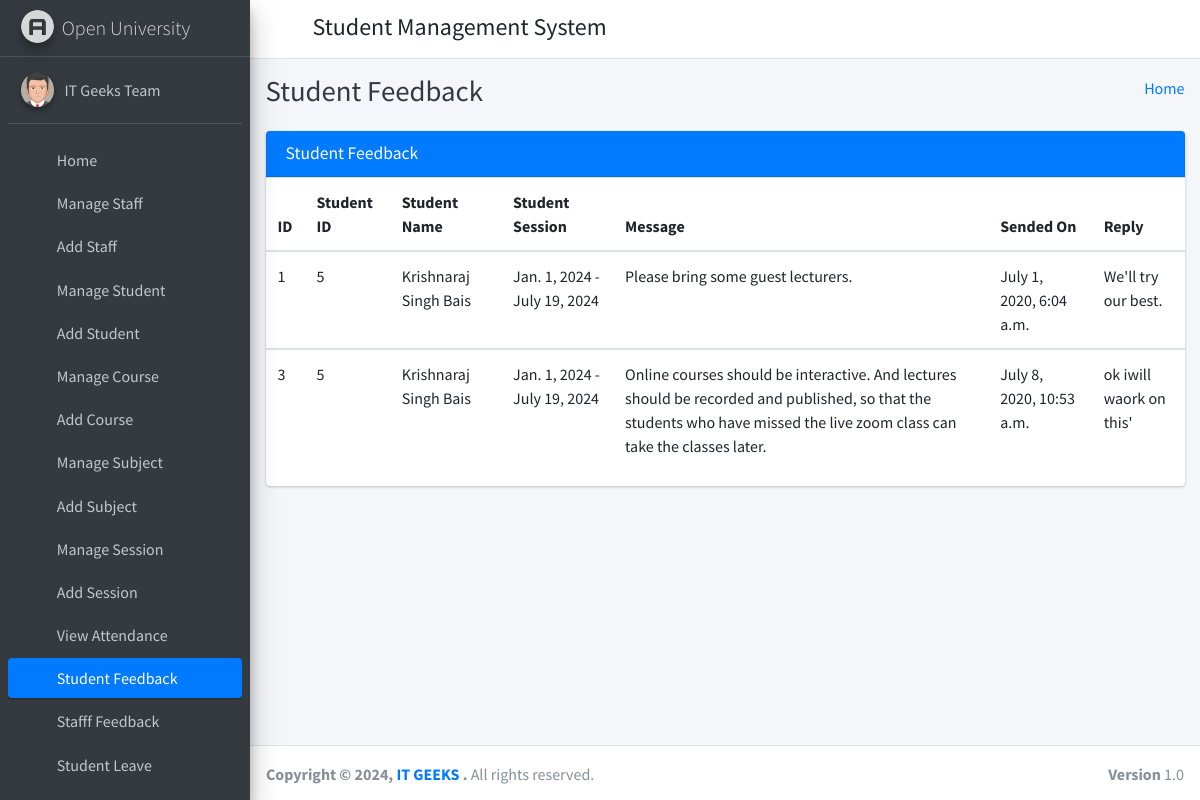
The page /student_feedback_message/ (signed in) on the database its author committed.
### student_management_app/models.py (models this page shows)
class CustomUser(AbstractUser):
    user_type_data = ((1, "HOD"), (2, "Staff"), (3, "Student"))
    user_type = models.CharField(default=1, choices=user_type_data, max_length=10)

class FeedBackStudent(models.Model):
    id = models.AutoField(primary_key=True)
    student_id = models.ForeignKey(Students, on_delete=models.CASCADE)
    feedback = models.TextField()
    feedback_reply = models.TextField()
    created_at = models.DateTimeField(auto_now_add=True)
    updated_at = models.DateTimeField(auto_now=True)
    objects = models.Manager()

class Students(models.Model):
    id = models.AutoField(primary_key=True)
    admin = models.OneToOneField(CustomUser, on_delete = models.CASCADE)
    gender = models.CharField(max_length=50)
    profile_pic = models.FileField()
    address = models.TextField()
    course_id = models.ForeignKey(Courses, on_delete=models.DO_NOTHING, default=1)
    session_year_id = models.ForeignKey(SessionYearModel, on_delete=models.CASCADE)
    created_at = models.DateTimeField(auto_now_add=True)
    updated_at = models.DateTimeField(auto_now=True)
    objects = models.Manager()

class SessionYearModel(models.Model):
    id = models.AutoField(primary_key=True)
    session_start_year = models.DateField()
    session_end_year = models.DateField()
    objects = models.Manager()

### student_management_app/HodViews.py (the view)
# urls.py: path('student_feedback_message/', HodViews.student_feedback_message, name="student_feedback_message"),
def student_feedback_message(request):
    feedbacks = FeedBackStudent.objects.all()
    context = {
        "feedbacks": feedbacks
    }
    return render(request, 'hod_template/student_feedback_template.html', context)

### student_management_app/LoginCheckMiddleWare.py (called while the page is built, shortened)
    def process_view(self, request, view_func, view_args, view_kwargs):
        modulename = view_func.__module__
        user = request.user
        if user.is_authenticated:
            if user.user_type == "1":
                if modulename == "student_management_app.HodViews":
                    pass
                elif modulename == "student_management_app.views" or modulename == "django.views.static":
                    pass
                else:
                    return redirect("admin_home")
            else:
                return redirect("login")
        else:
            if request.path == reverse("login") or request.path == reverse("doLogin"):
                pass
            else:
                return redirect("login")

### student_management_app/templates/hod_template/student_feedback_template.html (shortened to what this page needs)
{% extends 'hod_template/base_template.html' %}
{% block page_title %}
    Student Feedback
{% endblock page_title %}
{% block main_content %}
{% load static %}
<section class="content">
        <div class="container-fluid">
            <div class="row">
                <div class="col-md-12">
                    <div class="card card-primary">
                        <div class="card-header">
                            <h3 class="card-title">Student Feedback</h3>
                        </div>
                        <div class="table-responsive">
                            <table class="table">
                                <thead>
                                <tr>
                                    <th>ID</th>
                                    <th>Student ID</th>
                                    <th>Student Name</th>
                                    <th>Student Session</th>
                                    <th>Message</th>
                                    <th>Sended On</th>
                                    <th>Reply</th>
                                </tr>
                                </thead>
                                {% for feedback in feedbacks %}
                                <tbody>
                                <tr>
                                    <td>{{ feedback.id }}</td>
                                    <td>{{ feedback.student_id.admin.id }}</td>
                                    <td>{{ feedback.student_id.admin.first_name }} {{ feedback.student_id.admin.last_name }}</td>
                                    <td>{{ feedback.student_id.session_year_id.session_start_year }} - {{ feedback.student_id.session_year_id.session_end_year }}</td>
                                    <td>{{ feedback.feedback }}</td>
                                    <td>{{ feedback.created_at }}</td>
                                    <td>
                                        {% if feedback.feedback_reply == "" %}
                                            <button class="btn btn-success reply_open_modal" data-toggle="modal" data-target="#replyModal">Reply</button>
                                        {% else %}
                                            {{ feedback.feedback_reply }}
                                        {% endif %}
                                    </td>
                                </tr>
                                </tbody>
                                {% endfor %}
                            </table>
                        </div>
                    </div>
                </div>
            </div>
        </div>
      </section>
  {% endblock main_content %}

### student_management_app/templates/hod_template/sidebar_template.html (shortened to what this page needs)
{% load static %}
<aside class="main-sidebar sidebar-dark-primary elevation-4">
      <a href="{% url 'admin_home' %}" class="brand-link">
        <img src="{% static 'dist/img/AdminLTELogo.png' %}" alt="AdminLTE Logo" class="brand-image img-circle elevation-3"
            style="opacity: .8">
        <span class="brand-text font-weight-light">Open University</span>
      </a>
      <div class="sidebar">
        <div class="user-panel mt-3 pb-3 mb-3 d-flex">
          <div class="image">
            <img src="{% static 'dist/img/user2-160x160.jpg' %}" class="img-circle elevation-2" alt="User Image">
          </div>
          <div class="info">
            <a href="{% url 'admin_profile' %}" class="d-block">{{ user.first_name }} {{ user.last_name }}</a>
          </div>
        </div>
        <nav class="mt-2">
          <ul class="nav nav-pills nav-sidebar flex-column" data-widget="treeview" role="menu" data-accordion="false">
            <li class="nav-item">
              {% url 'admin_home' as admin_home %}
              <a href="{{ admin_home }}" class="nav-link {% if request.path == admin_home %} active {% endif %}">
                <i class="nav-icon fas fa-tachometer-alt"></i>
                <p>
                  Home
                </p>
              </a>
            </li>
            <li class="nav-item">
              {% url 'manage_staff' as manage_staff %}
              {% url 'edit_staff' staff_id=id as edit_staff %}
              <a href="{{ manage_staff }}" class="nav-link {% if request.path == manage_staff %} active {% endif %} {% if request.path == edit_staff %} active {% endif %}">
                <i class="nav-icon fas fa-chalkboard-teacher"></i>
                <p>
                  Manage Staff
                </p>
              </a>
            </li>
            <li class="nav-item">
              {% url 'add_staff' as add_staff %}
              <a href="{{ add_staff }}" class="nav-link {% if request.path == add_staff %} active {% endif %}">
                <i class="nav-icon fas fa-th"></i>
                <p>
                  Add Staff
                </p>
              </a>
            </li>
            <li class="nav-item">
              {% url 'manage_student' as manage_student %}
              {% url 'edit_student' student_id=id as edit_student %}
              <a href="{{ manage_student }}" class="nav-link {% if request.path == manage_student %} active {% endif %} {% if request.path == edit_student %} active {% endif %}">
                <i class="nav-icon fas fa-user-graduate"></i>
                <p>
                  Manage Student
                </p>
              </a>
            </li>
            <li class="nav-item">
              {% url 'add_student' as add_student %}
              <a href="{{ add_student }}" class="nav-link {% if request.path == add_student %} active {% endif %}">
                <i class="nav-icon fas fa-th"></i>
                <p>
                  Add Student
                </p>
              </a>
            </li>
            <li class="nav-item">
              {% url 'manage_course' as manage_course %}
              {% url 'edit_course' course_id=id as edit_course %}
              <a href="{{ manage_course }}" class="nav-link {% if request.path == manage_course %} active {% endif %} {% if request.path == edit_course %} active {% endif %}">
                <i class="nav-icon fas fa-chalkboard"></i>
                <p>
                  Manage Course
                </p>
              </a>
            </li>
            <li class="nav-item">
            {% url 'add_course' as add_course %}
              <a href="{{ add_course }}" class="nav-link {% if request.path == add_course %} active {% endif %}">
                <i class="nav-icon fas fa-th"></i>
                <p>
                  Add Course
                </p>
              </a>
            </li>
            <li class="nav-item">
              {% url 'manage_subject' as manage_subject %}
              {% url 'edit_subject' subject_id=id as edit_subject %}
              <a href="{{ manage_subject }}" class="nav-link {% if request.path == manage_subject %} active {% endif %} {% if request.path == edit_subject %} active {% endif %}">
                <i class="nav-icon fas fa-book"></i>
                <p>
                  Manage Subject
                </p>
              </a>
            </li>
            <li class="nav-item">
              {% url 'add_subject' as add_subject %}
              <a href="{{ add_subject }}" class="nav-link {% if request.path == add_subject %} active {% endif %}">
                <i class="nav-icon fas fa-th"></i>
                <p>
                  Add Subject
                </p>
              </a>
            </li>
            <li class="nav-item">
              {% url 'manage_session' as manage_session %}
              {% url 'edit_session' session_id=id as edit_session %}
              <a href="{{ manage_session }}" class="nav-link {% if request.path == manage_session %} active {% endif %} {% if request.path == edit_session %} active {% endif %}">
                <i class="nav-icon fas fa-graduation-cap"></i>
                <p>
                  Manage Session
                </p>
              </a>
            </li>
            <li class="nav-item">
              {% url 'add_session' as add_session %}
              <a href="{{ add_session }}" class="nav-link {% if request.path == add_session %} active {% endif %}">
                <i class="nav-icon fas fa-th"></i>
                <p>
                  Add Session
                </p>
              </a>
            </li>
            <li class="nav-item">
              {% url 'admin_view_attendance' as admin_view_attendance %}
              <a href="{{ admin_view_attendance }}" class="nav-link {% if request.path == admin_view_attendance %} active {% endif %}">
                <i class="nav-icon fas fa-calendar-alt"></i>
                <p>
                  View Attendance
                </p>
              </a>
            </li>
            <li class="nav-item">
              {% url 'student_feedback_message' as student_feedback_message %}
              <a href="{{ student_feedback_message }}" class="nav-link {% if request.path == student_feedback_message %} active {% endif %}">
                <i class="nav-icon fas fa-th"></i>
                <p>
                  Student Feedback
                </p>
              </a>
            </li>
            <li class="nav-item">
              {% url 'staff_feedback_message' as staff_feedback_message %}
              <a href="{{ staff_feedback_message }}" class="nav-link {% if request.path == staff_feedback_message %} active {% endif %}">
                <i class="nav-icon fas fa-th"></i>
                <p>
                  Stafff Feedback
                </p>
              </a>
            </li>
            <li class="nav-item">
              {% url 'student_leave_view' as student_leave_view %}
              <a href="{{ student_leave_view }}" class="nav-link {% if request.path == student_leave_view %} active {% endif %}">
                <i class="nav-icon fas fa-th"></i>
                <p>
                  Student Leave
                </p>
              </a>
            </li>
            <li class="nav-item">
              {% url 'staff_leave_view' as staff_leave_view %}
              <a href="{{ staff_leave_view }}" class="nav-link {% if request.path == staff_leave_view %} active {% endif %}">
                <p>
                </p>
              </a>
            </li>
          </ul>
        </nav>
      </div>
    </aside>

### rows shown on the page
CustomUser: first_name "IT Geeks", last_name "Team"
FeedBackStudent: id "1", student_id.admin.id "5", student_id.admin.first_name "Krishnaraj Singh", student_id.admin.last_name "Bais", student_id.session_year_id.session_start_year "Jan. 1, 2024", student_id.session_year_id.session_end_year "July 19, 2024", feedback "Please bring some guest lecturers.", created_at "July 1, 2020, 6:04 a.m.", feedback_reply "We'll try our best."
FeedBackStudent: id "3", student_id.admin.id "5", student_id.admin.first_name "Krishnaraj Singh", student_id.admin.last_name "Bais", student_id.session_year_id.session_start_year "Jan. 1, 2024", student_id.session_year_id.session_end_year "July 19, 2024", feedback "Online courses should be interactive. And lectures should be recorded and published, so that the students who have missed the live zoom class can take the classes later.", created_at "July 8, 2020, 10:53 a.m.", feedback_reply "ok iwill waork on this'"
